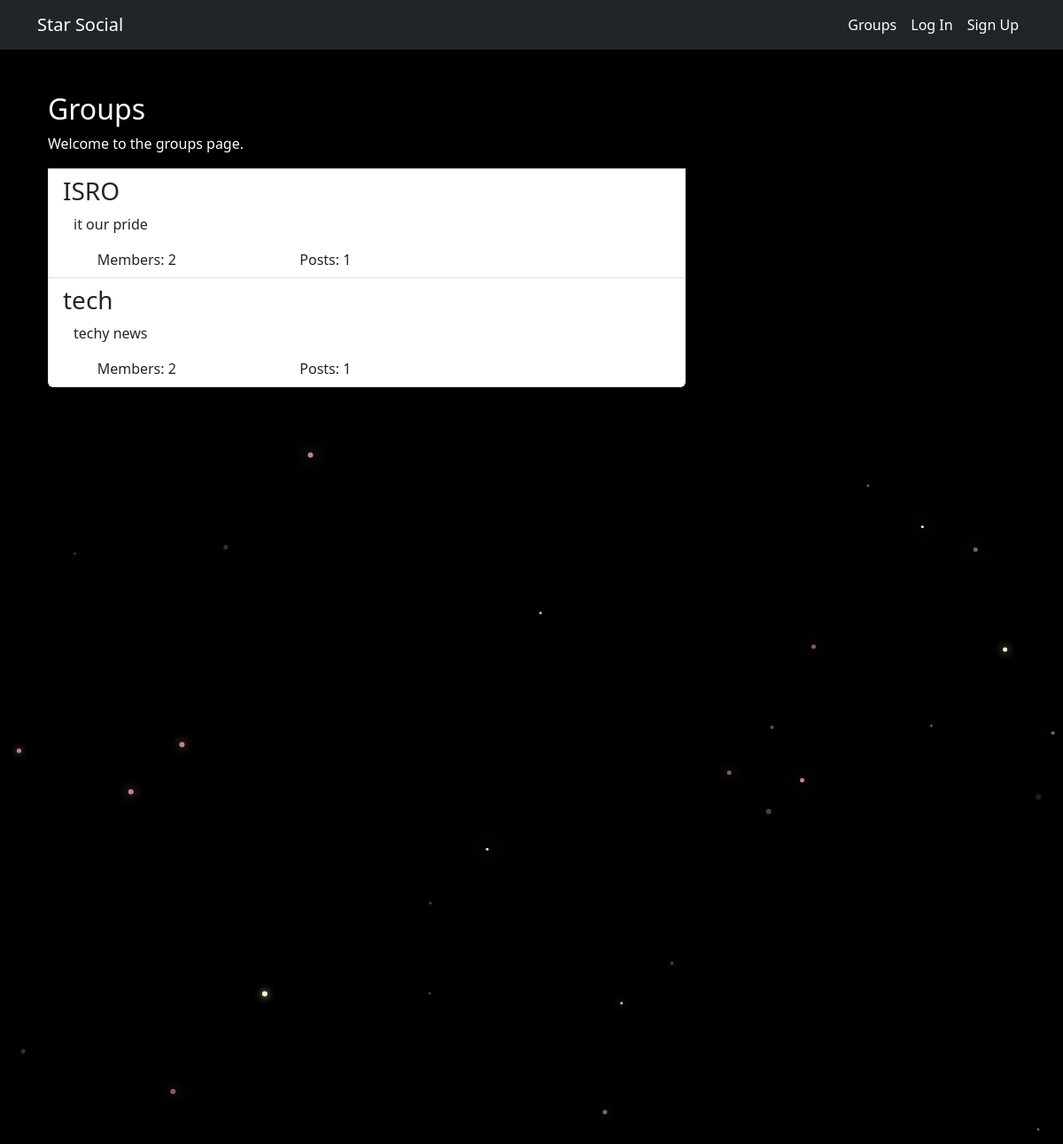
The app's page /groups/ with its own data.
### groups/models.py (models this page shows, shortened)
class Group(models.Model):
    name = models.CharField(max_length=256, unique=True)
    slug = models.SlugField(allow_unicode=True, unique=True)
    description = models.TextField(blank=True, default='')
    description_html = models.TextField(editable=False, blank=True, default='')
    members = models.ManyToManyField(User, through='GroupMember')
    class Meta:
        ordering = ['name']

### groups/views.py (the view)
# urls.py: path('', views.ListGroups.as_view(), name='all'),
class ListGroups(generic.ListView):
    model = Group

### groups/templates/groups/group_list.html (shortened to what this page needs)
{% extends 'groups/group_base.html' %}
{% block group_content %}
<div class="col-md-8 my-5">
    <div class="list-group">
        <h2>Groups</h2>
        <p>Welcome to the groups page.</p>
        {% for group in object_list %}
        <a class="list-group-item" href="{% url 'groups:single' slug=group.slug%}">
            <h3 class="title list-group-item-heading">{{group.name}}</h3>
            <div class="list-group-item-text container-fluid">
                {{group.description_html|safe}}
                <div class="row">
                    <div class="col-md-4">
                        <span class="badge">{{ group.members.count }}</span>
                        Members: {{ group.members.count }}
                    </div>
                    <div class="col-md-4">
                        <span class="badge">{{ group.posts.count }}</span>
                        Posts: {{ group.posts.count }}
                    </div>
                </div>
            </div>
        </a>
        {% endfor %}
    </div>
</div>
{% endblock %}

### static/simplesocial/css/master.css (style rules this page uses)
body { margin: 0; overflow: hidden; background-color: black; color:white; }

### records on screen
Group: name "ISRO", description_html "it our pride", members.count "2", posts.count "1"
Group: name "tech", description_html "techy news", members.count "2", posts.count "1"
